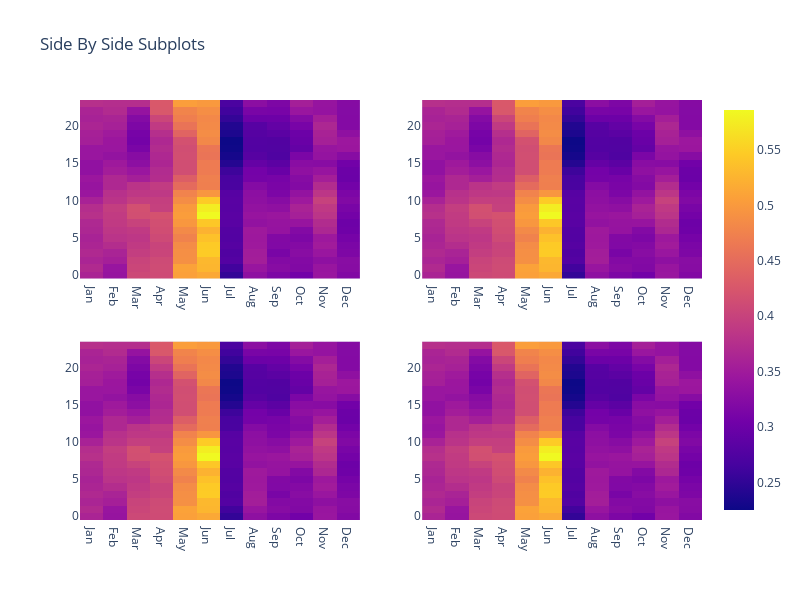

Write notebook code for a chart like this one.
### Code cell
from plotly.subplots import make_subplots
import plotly.graph_objects as go

fig = make_subplots(rows=2, cols=2, subplot_titles=("Plot 1", "Plot 2", "Plot 3", "Plot 4"))

fig.add_trace(_.data[0], row=1, col=1)
fig.add_trace(_.data[0], row=1, col=2)
fig.add_trace(_.data[0], row=2, col=1)
fig.add_trace(_.data[0], row=2, col=2)

fig.update_layout(height=600, width=800, title_text="Side By Side Subplots")
fig.show()

### Figure 1 — Plotly figure (JSON) as saved in the notebook; plotly's stock layout.template omitted (floating-point values rounded to 4 significant figures; data arrays with more than 128 entries replaced by an {"elided": "..."} marker saying what was removed)
{"data": [{"coloraxis": "coloraxis", "hovertemplate": "Month: %{x}<br>Hour of Day: %{y}<br>WMAPE: %{z}<extra></extra>", "name": "0", "type": "heatmap", "x": ["Jan", "Feb", "Mar", "Apr", "May", "Jun", "Jul", "Aug", "Sep", "Oct", "Nov", "Dec"], "xaxis": "x", "y": [0, 1, 2, 3, 4, 5, 6, 7, 8, 9, 10, 11, 12, 13, 14, 15, 16, 17, 18, 19, 20, 21, 22, 23], "yaxis": "y", "z": {"elided": "24x12 float values"}}, {"coloraxis": "coloraxis", "hovertemplate": "Month: %{x}<br>Hour of Day: %{y}<br>WMAPE: %{z}<extra></extra>", "name": "0", "type": "heatmap", "x": ["Jan", "Feb", "Mar", "Apr", "May", "Jun", "Jul", "Aug", "Sep", "Oct", "Nov", "Dec"], "xaxis": "x2", "y": [0, 1, 2, 3, 4, 5, 6, 7, 8, 9, 10, 11, 12, 13, 14, 15, 16, 17, 18, 19, 20, 21, 22, 23], "yaxis": "y2", "z": {"elided": "24x12 float values"}}, {"coloraxis": "coloraxis", "hovertemplate": "Month: %{x}<br>Hour of Day: %{y}<br>WMAPE: %{z}<extra></extra>", "name": "0", "type": "heatmap", "x": ["Jan", "Feb", "Mar", "Apr", "May", "Jun", "Jul", "Aug", "Sep", "Oct", "Nov", "Dec"], "xaxis": "x3", "y": [0, 1, 2, 3, 4, 5, 6, 7, 8, 9, 10, 11, 12, 13, 14, 15, 16, 17, 18, 19, 20, 21, 22, 23], "yaxis": "y3", "z": {"elided": "24x12 float values"}}, {"coloraxis": "coloraxis", "hovertemplate": "Month: %{x}<br>Hour of Day: %{y}<br>WMAPE: %{z}<extra></extra>", "name": "0", "type": "heatmap", "x": ["Jan", "Feb", "Mar", "Apr", "May", "Jun", "Jul", "Aug", "Sep", "Oct", "Nov", "Dec"], "xaxis": "x4", "y": [0, 1, 2, 3, 4, 5, 6, 7, 8, 9, 10, 11, 12, 13, 14, 15, 16, 17, 18, 19, 20, 21, 22, 23], "yaxis": "y4", "z": {"elided": "24x12 float values"}}], "layout": {"height": 600, "title": {"text": "Side By Side Subplots"}, "width": 800, "xaxis": {"anchor": "y", "autorange": true, "domain": [0, 0.45], "range": [-0.5, 11.5], "type": "category"}, "xaxis2": {"anchor": "y2", "autorange": true, "domain": [0.55, 1], "range": [-0.5, 11.5], "type": "category"}, "xaxis3": {"anchor": "y3", "autorange": true, "domain": [0, 0.45], "range": [-0.5, 11.5], "type": "category"}, "xaxis4": {"anchor": "y4", "autorange": true, "domain": [0.55, 1], "range": [-0.5, 11.5], "type": "category"}, "yaxis": {"anchor": "x", "autorange": true, "domain": [0.575, 1], "range": [-0.5, 23.5], "type": "linear"}, "yaxis2": {"anchor": "x2", "autorange": true, "domain": [0.575, 1], "range": [-0.5, 23.5], "type": "linear"}, "yaxis3": {"anchor": "x3", "autorange": true, "domain": [0, 0.425], "range": [-0.5, 23.5], "type": "linear"}, "yaxis4": {"anchor": "x4", "autorange": true, "domain": [0, 0.425], "range": [-0.5, 23.5], "type": "linear"}}}
